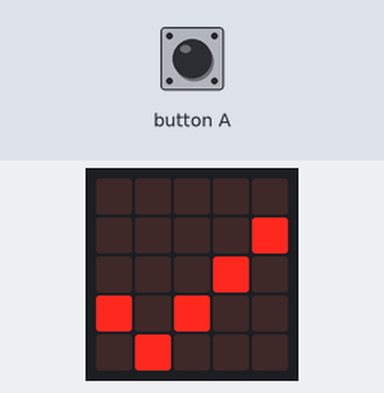
A program run on a simulated BBC micro:bit (MakeCode). Shown: the board's 5×5 LED display. The test bench sets the inputs (shaded band). Random numbers come from a fixed seed; the 48×5 strip is a reading aid, not a part: it shows the text the display is scrolling, unrolled, one strip-width of it at a time.

Above: at 1.8 s.
1.9 s: button A pressed for 0.15 s
At 4.7 s:
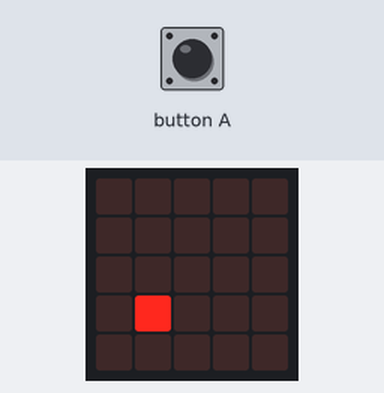
5.0 s: button A pressed for 0.15 s
At 6.1 s:
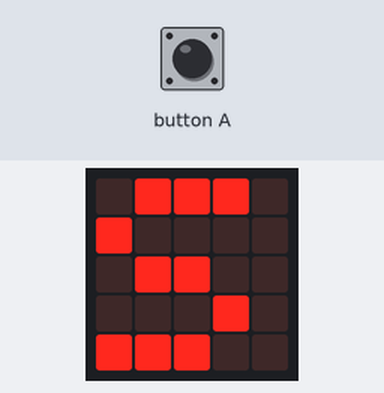
8.1 s: button A pressed for 0.15 s
At 11.3 s:
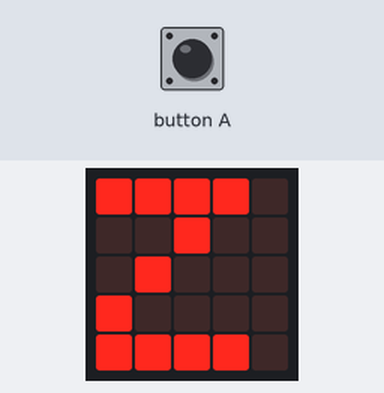
11.8 s: button A pressed for 0.15 s
At 17.3 s:
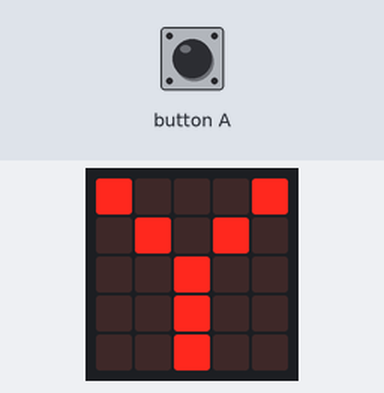
18.2 s: button A pressed for 0.15 s
At 23.1 s:
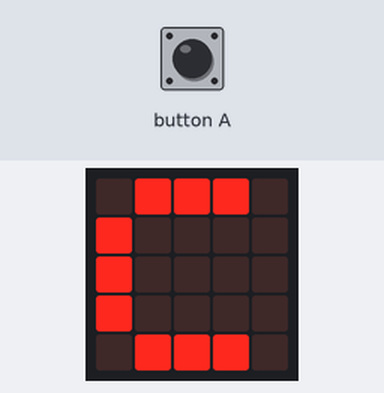

Measured:
- after the input at 1.9 s, the display: first changes after 0.15 s (image 1 shows a later state)
- after the input at 5.0 s, the display: first changes after 0.15 s (image 2 shows a later state)
- what the display in image 2 shows lasts 0.7 s, from 5.6 s to 6.3 s

The program:

main.ts
```typescript
input.onButtonPressed(Button.A, function () {
    basic.showLeds(`
        . . . . .
        . . . . .
        . . . . .
        . . . . .
        . . . . .
        `)
    zufall = randint(0, 25)
    basic.showString("" + (liste_buchstaben[zufall]))
    basic.showLeds(`
        . . . . .
        . . . . .
        . . . . .
        . . . . .
        . . . . .
        `)
    basic.showString("" + (liste_morsecodes[zufall]))
})
let zufall = 0
let liste_morsecodes: string[] = []
let liste_buchstaben: string[] = []
basic.showIcon(IconNames.Yes)
liste_buchstaben = [
"A",
"B",
"C",
"D",
"E",
"F",
"G",
"H",
"I",
"J",
"K",
"L",
"M",
"N",
"O",
"P",
"Q",
"R",
"S",
"T",
"U",
"V",
"W",
"X",
"Y",
"Z"
]
liste_morsecodes = [
".-",
"-...",
"-.-.",
"-..",
".",
"..-.",
"--.",
"....",
"..",
".---",
"-.-",
".-..",
"--",
"-.",
"---",
".--.",
"--.-",
".-.",
"...",
"-",
"..-",
"...-",
".--",
"-..-",
"-.--",
"--.."
]
```

test.ts
```typescript
// Hier kann man Tests durchführen; diese Datei wird nicht kompiliert, wenn dieses Paket als Erweiterung verwendet wird.
```
